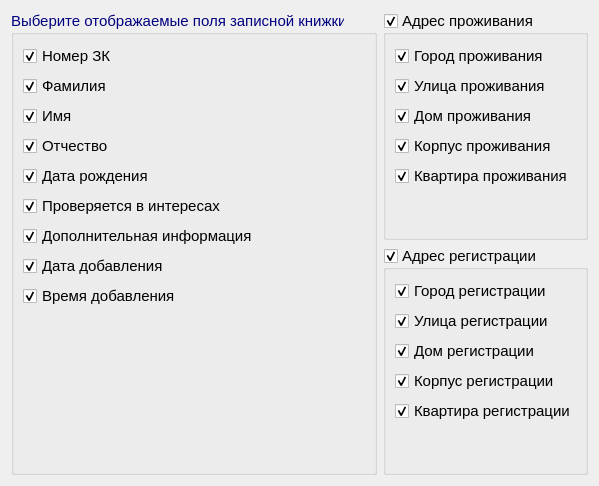
      <widget class="QWidget" name="tab">
       <attribute name="title">
        <string>Отображение</string>
       </attribute>
       <layout class="QGridLayout" name="gridLayout_3">
        <item row="1" column="1">
         <widget class="QGroupBox" name="groupBox_4">
          <property name="font">
           <font>
            <pointsize>11</pointsize>
           </font>
          </property>
          <property name="title">
           <string>Адрес регистрации</string>
          </property>
          <property name="checkable">
           <bool>true</bool>
          </property>
          <property name="checked">
           <bool>true</bool>
          </property>
          <layout class="QVBoxLayout" name="verticalLayout">
           <item>
            <widget class="QCheckBox" name="REG_CITY">
             <property name="font">
              <font>
               <family>Arial</family>
               <pointsize>11</pointsize>
              </font>
             </property>
             <property name="text">
              <string>Город регистрации</string>
             </property>
             <property name="checked">
              <bool>true</bool>
             </property>
            </widget>
           </item>
           <item>
            <widget class="QCheckBox" name="REG_STREET">
             <property name="font">
              <font>
               <family>Arial</family>
               <pointsize>11</pointsize>
              </font>
             </property>
             <property name="text">
              <string>Улица регистрации</string>
             </property>
             <property name="checked">
              <bool>true</bool>
             </property>
            </widget>
           </item>
           <item>
            <widget class="QCheckBox" name="REG_HOME">
             <property name="font">
              <font>
               <family>Arial</family>
               <pointsize>11</pointsize>
              </font>
             </property>
             <property name="text">
              <string>Дом регистрации</string>
             </property>
             <property name="checked">
              <bool>true</bool>
             </property>
            </widget>
           </item>
           <item>
            <widget class="QCheckBox" name="REG_CORP">
             <property name="font">
              <font>
               <family>Arial</family>
               <pointsize>11</pointsize>
              </font>
             </property>
             <property name="text">
              <string>Корпус регистрации</string>
             </property>
             <property name="checked">
              <bool>true</bool>
             </property>
            </widget>
           </item>
           <item>
            <widget class="QCheckBox" name="REG_FLAT">
             <property name="font">
              <font>
               <family>Arial</family>
               <pointsize>11</pointsize>
              </font>
             </property>
             <property name="text">
              <string>Квартира регистрации</string>
             </property>
             <property name="checked">
              <bool>true</bool>
             </property>
            </widget>
           </item>
           <item>
            <spacer name="verticalSpacer_3">
             <property name="font">
              <font>
               <pointsize>11</pointsize>
              </font>
             </property>
             <property name="orientation">
              <enum>Qt::Vertical</enum>
             </property>
             <property name="sizeHint" stdset="0">
              <size>
               <width>20</width>
               <height>40</height>
              </size>
             </property>
            </spacer>
           </item>
          </layout>
         </widget>
        </item>
        <item row="0" column="1">
         <widget class="QGroupBox" name="groupBox_3">
          <property name="font">
           <font>
            <pointsize>11</pointsize>
           </font>
          </property>
          <property name="title">
           <string>Адрес проживания</string>
          </property>
          <property name="checkable">
           <bool>true</bool>
          </property>
          <layout class="QVBoxLayout" name="verticalLayout_2">
           <item>
            <widget class="QCheckBox" name="LIV_CITY">
             <property name="font">
              <font>
               <family>Arial</family>
               <pointsize>11</pointsize>
              </font>
             </property>
             <property name="text">
              <string>Город проживания</string>
             </property>
             <property name="checked">
              <bool>true</bool>
             </property>
            </widget>
           </item>
           <item>
            <widget class="QCheckBox" name="LIV_STREET">
             <property name="font">
              <font>
               <family>Arial</family>
               <pointsize>11</pointsize>
              </font>
             </property>
             <property name="text">
              <string>Улица проживания</string>
             </property>
             <property name="checked">
              <bool>true</bool>
             </property>
            </widget>
           </item>
           <item>
            <widget class="QCheckBox" name="LIV_HOME">
             <property name="font">
              <font>
               <family>Arial</family>
               <pointsize>11</pointsize>
              </font>
             </property>
             <property name="text">
              <string>Дом проживания</string>
             </property>
             <property name="checked">
              <bool>true</bool>
             </property>
            </widget>
           </item>
           <item>
            <widget class="QCheckBox" name="LIV_CORP">
             <property name="font">
              <font>
               <family>Arial</family>
               <pointsize>11</pointsize>
              </font>
             </property>
             <property name="text">
              <string>Корпус проживания</string>
             </property>
             <property name="checked">
              <bool>true</bool>
             </property>
            </widget>
           </item>
           <item>
            <widget class="QCheckBox" name="LIV_FLAT">
             <property name="font">
              <font>
               <family>Arial</family>
               <pointsize>11</pointsize>
              </font>
             </property>
             <property name="text">
              <string>Квартира проживания</string>
             </property>
             <property name="checked">
              <bool>true</bool>
             </property>
            </widget>
           </item>
           <item>
            <spacer name="verticalSpacer_4">
             <property name="font">
              <font>
               <pointsize>11</pointsize>
              </font>
             </property>
             <property name="orientation">
              <enum>Qt::Vertical</enum>
             </property>
             <property name="sizeHint" stdset="0">
              <size>
               <width>20</width>
               <height>40</height>
              </size>
             </property>
            </spacer>
           </item>
          </layout>
         </widget>
        </item>
        <item row="0" column="0" rowspan="2">
         <widget class="QGroupBox" name="groupBox">
          <property name="palette">
           <palette>
            <active>
             <colorrole role="WindowText">
              <brush brushstyle="SolidPattern">
               <color alpha="255">
                <red>0</red>
                <green>0</green>
                <blue>127</blue>
               </color>
              </brush>
             </colorrole>
            </active>
            <inactive>
             <colorrole role="WindowText">
              <brush brushstyle="SolidPattern">
               <color alpha="255">
                <red>0</red>
                <green>0</green>
                <blue>127</blue>
               </color>
              </brush>
             </colorrole>
            </inactive>
            <disabled>
             <colorrole role="WindowText">
              <brush brushstyle="SolidPattern">
               <color alpha="255">
                <red>120</red>
                <green>120</green>
                <blue>120</blue>
               </color>
              </brush>
             </colorrole>
            </disabled>
           </palette>
          </property>
          <property name="font">
           <font>
            <family>Arial</family>
            <pointsize>11</pointsize>
           </font>
          </property>
          <property name="title">
           <string>Выберите отображаемые поля записной книжки</string>
          </property>
          <property name="checkable">
           <bool>false</bool>
          </property>
          <property name="checked">
           <bool>false</bool>
          </property>
          <layout class="QGridLayout" name="gridLayout_2">
           <item row="6" column="0">
            <widget class="QCheckBox" name="DOP_INFO">
             <property name="palette">
              <palette>
               <active>
                <colorrole role="WindowText">
                 <brush brushstyle="SolidPattern">
                  <color alpha="255">
                   <red>0</red>
                   <green>0</green>
                   <blue>0</blue>
                  </color>
                 </brush>
                </colorrole>
               </active>
               <inactive>
                <colorrole role="WindowText">
                 <brush brushstyle="SolidPattern">
                  <color alpha="255">
                   <red>0</red>
                   <green>0</green>
                   <blue>0</blue>
                  </color>
                 </brush>
                </colorrole>
               </inactive>
               <disabled>
                <colorrole role="WindowText">
                 <brush brushstyle="SolidPattern">
                  <color alpha="255">
                   <red>120</red>
                   <green>120</green>
                   <blue>120</blue>
                  </color>
                 </brush>
                </colorrole>
               </disabled>
              </palette>
             </property>
             <property name="font">
              <font>
               <family>Arial</family>
               <pointsize>11</pointsize>
              </font>
             </property>
             <property name="text">
              <string>Дополнительная информация</string>
             </property>
             <property name="checked">
              <bool>true</bool>
             </property>
            </widget>
           </item>
           <item row="7" column="0">
            <widget class="QCheckBox" name="ADD_DATE">
             <property name="palette">
              <palette>
               <active>
                <colorrole role="WindowText">
                 <brush brushstyle="SolidPattern">
                  <color alpha="255">
                   <red>0</red>
                   <green>0</green>
                   <blue>0</blue>
                  </color>
                 </brush>
                </colorrole>
               </active>
               <inactive>
                <colorrole role="WindowText">
                 <brush brushstyle="SolidPattern">
                  <color alpha="255">
                   <red>0</red>
                   <green>0</green>
                   <blue>0</blue>
                  </color>
                 </brush>
                </colorrole>
               </inactive>
               <disabled>
                <colorrole role="WindowText">
                 <brush brushstyle="SolidPattern">
                  <color alpha="255">
                   <red>120</red>
                   <green>120</green>
                   <blue>120</blue>
                  </color>
                 </brush>
                </colorrole>
               </disabled>
              </palette>
             </property>
             <property name="font">
              <font>
               <family>Arial</family>
               <pointsize>11</pointsize>
              </font>
             </property>
             <property name="text">
              <string>Дата добавления</string>
             </property>
             <property name="checked">
              <bool>true</bool>
             </property>
            </widget>
           </item>
           <item row="4" column="0">
            <widget class="QCheckBox" name="BIRTH_DATE">
             <property name="palette">
              <palette>
               <active>
                <colorrole role="WindowText">
                 <brush brushstyle="SolidPattern">
                  <color alpha="255">
                   <red>0</red>
                   <green>0</green>
                   <blue>0</blue>
                  </color>
                 </brush>
                </colorrole>
               </active>
               <inactive>
                <colorrole role="WindowText">
                 <brush brushstyle="SolidPattern">
                  <color alpha="255">
                   <red>0</red>
                   <green>0</green>
                   <blue>0</blue>
                  </color>
                 </brush>
                </colorrole>
               </inactive>
               <disabled>
                <colorrole role="WindowText">
                 <brush brushstyle="SolidPattern">
                  <color alpha="255">
                   <red>120</red>
                   <green>120</green>
                   <blue>120</blue>
                  </color>
                 </brush>
                </colorrole>
               </disabled>
              </palette>
             </property>
             <property name="font">
              <font>
               <family>Arial</family>
               <pointsize>11</pointsize>
              </font>
             </property>
             <property name="text">
              <string>Дата рождения</string>
             </property>
             <property name="checked">
              <bool>true</bool>
             </property>
            </widget>
           </item>
           <item row="8" column="0">
            <widget class="QCheckBox" name="ADD_TIME">
             <property name="palette">
              <palette>
               <active>
                <colorrole role="WindowText">
                 <brush brushstyle="SolidPattern">
                  <color alpha="255">
                   <red>0</red>
                   <green>0</green>
                   <blue>0</blue>
                  </color>
                 </brush>
                </colorrole>
               </active>
               <inactive>
                <colorrole role="WindowText">
                 <brush brushstyle="SolidPattern">
                  <color alpha="255">
                   <red>0</red>
                   <green>0</green>
                   <blue>0</blue>
                  </color>
                 </brush>
                </colorrole>
               </inactive>
               <disabled>
                <colorrole role="WindowText">
                 <brush brushstyle="SolidPattern">
                  <color alpha="255">
                   <red>120</red>
                   <green>120</green>
                   <blue>120</blue>
                  </color>
                 </brush>
                </colorrole>
               </disabled>
              </palette>
             </property>
             <property name="font">
              <font>
               <family>Arial</family>
               <pointsize>11</pointsize>
              </font>
             </property>
             <property name="text">
              <string>Время добавления</string>
             </property>
             <property name="checked">
              <bool>true</bool>
             </property>
            </widget>
           </item>
           <item row="0" column="0">
            <widget class="QCheckBox" name="ZK_ID">
             <property name="palette">
              <palette>
               <active>
                <colorrole role="WindowText">
                 <brush brushstyle="SolidPattern">
                  <color alpha="255">
                   <red>0</red>
                   <green>0</green>
                   <blue>0</blue>
                  </color>
                 </brush>
                </colorrole>
               </active>
               <inactive>
                <colorrole role="WindowText">
                 <brush brushstyle="SolidPattern">
                  <color alpha="255">
                   <red>0</red>
                   <green>0</green>
                   <blue>0</blue>
                  </color>
                 </brush>
                </colorrole>
               </inactive>
               <disabled>
                <colorrole role="WindowText">
                 <brush brushstyle="SolidPattern">
                  <color alpha="255">
                   <red>120</red>
                   <green>120</green>
                   <blue>120</blue>
                  </color>
                 </brush>
                </colorrole>
               </disabled>
              </palette>
             </property>
             <property name="font">
              <font>
               <family>Arial</family>
               <pointsize>11</pointsize>
              </font>
             </property>
             <property name="text">
              <string>Номер ЗК</string>
             </property>
             <property name="checked">
              <bool>true</bool>
             </property>
            </widget>
           </item>
           <item row="3" column="0">
            <widget class="QCheckBox" name="MID_NAME">
             <property name="palette">
              <palette>
               <active>
                <colorrole role="WindowText">
                 <brush brushstyle="SolidPattern">
                  <color alpha="255">
                   <red>0</red>
                   <green>0</green>
                   <blue>0</blue>
                  </color>
                 </brush>
                </colorrole>
               </active>
               <inactive>
                <colorrole role="WindowText">
                 <brush brushstyle="SolidPattern">
                  <color alpha="255">
                   <red>0</red>
                   <green>0</green>
                   <blue>0</blue>
                  </color>
                 </brush>
                </colorrole>
               </inactive>
               <disabled>
                <colorrole role="WindowText">
                 <brush brushstyle="SolidPattern">
                  <color alpha="255">
                   <red>120</red>
                   <green>120</green>
                   <blue>120</blue>
                  </color>
                 </brush>
                </colorrole>
               </disabled>
              </palette>
             </property>
             <property name="font">
              <font>
               <family>Arial</family>
               <pointsize>11</pointsize>
              </font>
             </property>
             <property name="text">
              <string>Отчество</string>
             </property>
             <property name="checked">
              <bool>true</bool>
             </property>
            </widget>
           </item>
           <item row="1" column="0">
            <widget class="QCheckBox" name="LASTNAME">
             <property name="palette">
              <palette>
               <active>
                <colorrole role="WindowText">
                 <brush brushstyle="SolidPattern">
                  <color alpha="255">
                   <red>0</red>
                   <green>0</green>
                   <blue>0</blue>
                  </color>
                 </brush>
                </colorrole>
               </active>
               <inactive>
                <colorrole role="WindowText">
                 <brush brushstyle="SolidPattern">
                  <color alpha="255">
                   <red>0</red>
                   <green>0</green>
                   <blue>0</blue>
                  </color>
                 </brush>
                </colorrole>
               </inactive>
               <disabled>
                <colorrole role="WindowText">
                 <brush brushstyle="SolidPattern">
                  <color alpha="255">
                   <red>120</red>
                   <green>120</green>
                   <blue>120</blue>
                  </color>
                 </brush>
                </colorrole>
               </disabled>
              </palette>
             </property>
             <property name="font">
              <font>
               <family>Arial</family>
               <pointsize>11</pointsize>
              </font>
             </property>
             <property name="text">
              <string>Фамилия</string>
             </property>
             <property name="checked">
              <bool>true</bool>
             </property>
            </widget>
           </item>
           <item row="5" column="0">
            <widget class="QCheckBox" name="CHECK_FOR">
             <property name="palette">
              <palette>
               <active>
                <colorrole role="WindowText">
                 <brush brushstyle="SolidPattern">
                  <color alpha="255">
                   <red>0</red>
                   <green>0</green>
                   <blue>0</blue>
                  </color>
                 </brush>
                </colorrole>
               </active>
               <inactive>
                <colorrole role="WindowText">
                 <brush brushstyle="SolidPattern">
                  <color alpha="255">
                   <red>0</red>
                   <green>0</green>
                   <blue>0</blue>
                  </color>
                 </brush>
                </colorrole>
               </inactive>
               <disabled>
                <colorrole role="WindowText">
                 <brush brushstyle="SolidPattern">
                  <color alpha="255">
                   <red>120</red>
                   <green>120</green>
                   <blue>120</blue>
                  </color>
                 </brush>
                </colorrole>
               </disabled>
              </palette>
             </property>
             <property name="font">
              <font>
               <family>Arial</family>
               <pointsize>11</pointsize>
              </font>
             </property>
             <property name="text">
              <string>Проверяется в интересах</string>
             </property>
             <property name="checked">
              <bool>true</bool>
             </property>
            </widget>
           </item>
           <item row="2" column="0">
            <widget class="QCheckBox" name="NAME">
             <property name="palette">
              <palette>
               <active>
                <colorrole role="WindowText">
                 <brush brushstyle="SolidPattern">
                  <color alpha="255">
                   <red>0</red>
                   <green>0</green>
                   <blue>0</blue>
                  </color>
                 </brush>
                </colorrole>
               </active>
               <inactive>
                <colorrole role="WindowText">
                 <brush brushstyle="SolidPattern">
                  <color alpha="255">
                   <red>0</red>
                   <green>0</green>
                   <blue>0</blue>
                  </color>
                 </brush>
                </colorrole>
               </inactive>
               <disabled>
                <colorrole role="WindowText">
                 <brush brushstyle="SolidPattern">
                  <color alpha="255">
                   <red>120</red>
                   <green>120</green>
                   <blue>120</blue>
                  </color>
                 </brush>
                </colorrole>
               </disabled>
              </palette>
             </property>
             <property name="font">
              <font>
               <family>Arial</family>
               <pointsize>11</pointsize>
              </font>
             </property>
             <property name="text">
              <string>Имя</string>
             </property>
             <property name="checked">
              <bool>true</bool>
             </property>
            </widget>
           </item>
           <item row="9" column="0">
            <spacer name="verticalSpacer">
             <property name="font">
              <font>
               <pointsize>11</pointsize>
              </font>
             </property>
             <property name="orientation">
              <enum>Qt::Vertical</enum>
             </property>
             <property name="sizeHint" stdset="0">
              <size>
               <width>20</width>
               <height>40</height>
              </size>
             </property>
            </spacer>
           </item>
          </layout>
         </widget>
        </item>
       </layout>
      </widget>
